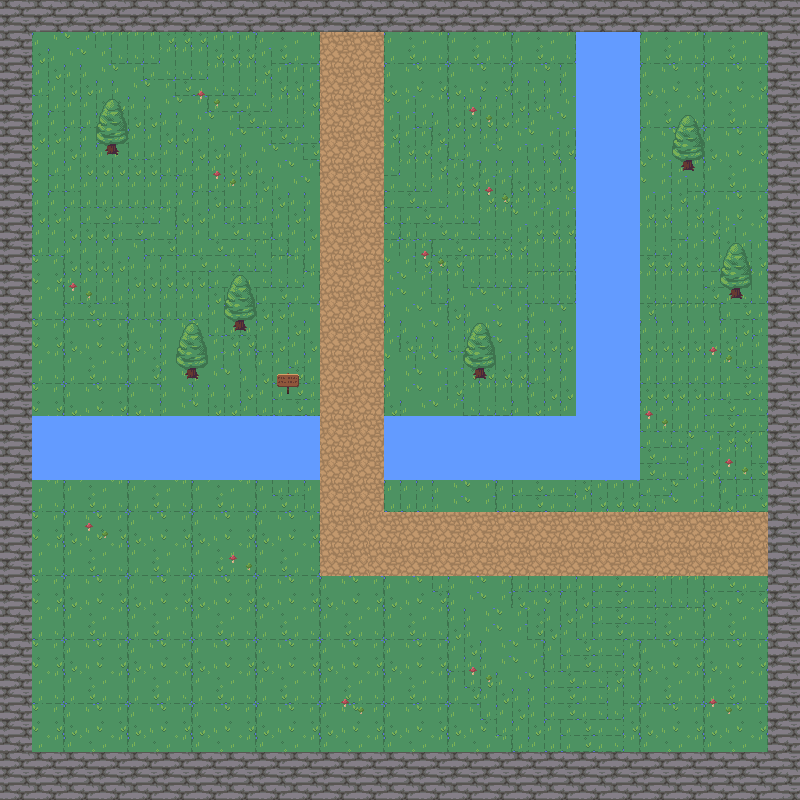

This is a level from a 2D game, rendered from its Tiled map with the project's own tilesets. A one-line summary and the map file follow, with tile-layer data summarised:
An orthogonal 50x50 tile map with 16x16 px tiles, 5 tile layers (background, walls, water, path, ...) and 17 objects (14x collision, player, enter_zone, enter_zone_exit).

<map version="1.10" tiledversion="1.11.0" orientation="orthogonal" renderorder="right-down" width="50" height="50" tilewidth="16" tileheight="16" infinite="0" nextlayerid="7" nextobjectid="27">
 <tileset firstgid="1" source="Nature.tsx" />
 <layer id="1" name="background" width="50" height="50">
  <data>[2500 cells, 2500 non-empty, 16 distinct tile ids]</data>
 </layer>
 <layer id="2" name="walls" width="50" height="50">
  <data>[2500 cells, 430 non-empty, 4 distinct tile ids]</data>
 </layer>
 <layer id="3" name="water" width="50" height="50">
  <data>[2500 cells, 248 non-empty, 4 distinct tile ids]</data>
 </layer>
 <layer id="4" name="path" width="50" height="50">
  <data>[2500 cells, 232 non-empty, 4 distinct tile ids]</data>
 </layer>
 <layer id="6" name="decorations" width="50" height="50">
  <data>[2500 cells, 108 non-empty, 16 distinct tile ids]</data>
 </layer>
 <objectgroup id="5" name="Objects">
  <object id="1" name="player" x="356" y="449.333">
   <point />
  </object>
  <object id="5" type="collision" x="2" y="0" width="797" height="31" />
  <object id="7" type="collision" x="-10" y="-14" width="42" height="815" />
  <object id="9" type="collision" x="-29" y="754" width="835" height="80" />
  <object id="11" type="collision" x="769" y="-12" width="45" height="790" />
  <object id="12" type="collision" x="33" y="417" width="286" height="61" />
  <object id="13" type="collision" x="384" y="416" width="255" height="63" />
  <object id="14" type="collision" x="575" y="32" width="64" height="387" />
  <object id="17" type="collision" x="107.545" y="145.091" width="9.36364" height="8.81818" />
  <object id="18" type="collision" x="682.696" y="160.217" width="11.0435" height="10.2609" />
  <object id="19" type="collision" x="732" y="289.333" width="8" height="8" />
  <object id="20" type="collision" x="476" y="368" width="7.33333" height="9.33333" />
  <object id="21" type="collision" x="234.667" y="318.667" width="10" height="11.3333" />
  <object id="23" type="collision" x="187.182" y="369.727" width="10.1818" height="8.63636" />
  <object id="24" type="collision" x="286.957" y="387.174" width="2.04348" height="6.69565" />
  <object id="25" name="enter_zone" x="320.5" y="12" width="63" height="54" />
  <object id="26" name="enter_zone_exit" x="352" y="161">
   <point />
  </object>
 </objectgroup>
</map>
